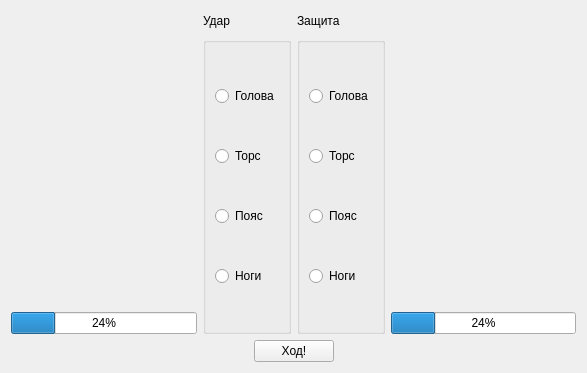
<?xml version="1.0" encoding="UTF-8"?>
<ui version="4.0">
 <class>Form</class>
 <widget class="QWidget" name="Form">
  <property name="geometry">
   <rect>
    <x>0</x>
    <y>0</y>
    <width>587</width>
    <height>373</height>
   </rect>
  </property>
  <property name="windowTitle">
   <string>Form</string>
  </property>
  <layout class="QGridLayout" name="gridLayout">
   <item row="0" column="0">
    <layout class="QVBoxLayout" name="verticalLayout_7">
     <item>
      <layout class="QHBoxLayout" name="horizontalLayout">
       <item>
        <layout class="QVBoxLayout" name="verticalLayout_6">
         <item>
          <widget class="QLabel" name="label_3">
           <property name="text">
            <string>&lt;html&gt;&lt;head/&gt;&lt;body&gt;&lt;p&gt;&lt;img src=&quot;:/newPrefix/atack_on_titans_levi_.jpg&quot;/&gt;&lt;/p&gt;&lt;/body&gt;&lt;/html&gt;</string>
           </property>
          </widget>
         </item>
         <item>
          <widget class="QProgressBar" name="progressBar">
           <property name="value">
            <number>24</number>
           </property>
          </widget>
         </item>
        </layout>
       </item>
       <item>
        <layout class="QVBoxLayout" name="verticalLayout_3" stretch="1,0">
         <item>
          <widget class="QLabel" name="label">
           <property name="maximumSize">
            <size>
             <width>16777215</width>
             <height>20</height>
            </size>
           </property>
           <property name="text">
            <string>Удар</string>
           </property>
          </widget>
         </item>
         <item>
          <widget class="QGroupBox" name="">
           <layout class="QVBoxLayout" name="verticalLayout">
            <item>
             <widget class="QRadioButton" name="radioButton_atack_head">
              <property name="text">
               <string>Голова</string>
              </property>
             </widget>
            </item>
            <item>
             <widget class="QRadioButton" name="radioButton_atack_torso">
              <property name="text">
               <string>Торс</string>
              </property>
             </widget>
            </item>
            <item>
             <widget class="QRadioButton" name="radioButton_atack_belt">
              <property name="text">
               <string>Пояс</string>
              </property>
             </widget>
            </item>
            <item>
             <widget class="QRadioButton" name="radioButton_atack_legs">
              <property name="text">
               <string>Ноги</string>
              </property>
             </widget>
            </item>
           </layout>
          </widget>
         </item>
        </layout>
       </item>
       <item>
        <layout class="QVBoxLayout" name="verticalLayout_4" stretch="1,0">
         <item>
          <widget class="QLabel" name="label_2">
           <property name="maximumSize">
            <size>
             <width>16777215</width>
             <height>20</height>
            </size>
           </property>
           <property name="text">
            <string>Защита</string>
           </property>
          </widget>
         </item>
         <item>
          <widget class="QGroupBox" name="">
           <layout class="QVBoxLayout" name="verticalLayout_2">
            <item>
             <widget class="QRadioButton" name="radioButton_def_head">
              <property name="text">
               <string>Голова</string>
              </property>
             </widget>
            </item>
            <item>
             <widget class="QRadioButton" name="radioButton_def_torso">
              <property name="text">
               <string>Торс</string>
              </property>
             </widget>
            </item>
            <item>
             <widget class="QRadioButton" name="radioButton_def_belt">
              <property name="text">
               <string>Пояс</string>
              </property>
             </widget>
            </item>
            <item>
             <widget class="QRadioButton" name="radioButton_def_legs">
              <property name="text">
               <string>Ноги</string>
              </property>
             </widget>
            </item>
           </layout>
          </widget>
         </item>
        </layout>
       </item>
       <item>
        <layout class="QVBoxLayout" name="verticalLayout_5">
         <item>
          <widget class="QLabel" name="label_4">
           <property name="text">
            <string>&lt;html&gt;&lt;head/&gt;&lt;body&gt;&lt;p&gt;&lt;img src=&quot;:/newPrefix/zeke.jpg&quot;/&gt;&lt;/p&gt;&lt;/body&gt;&lt;/html&gt;</string>
           </property>
          </widget>
         </item>
         <item>
          <widget class="QProgressBar" name="progressBar_2">
           <property name="value">
            <number>24</number>
           </property>
          </widget>
         </item>
        </layout>
       </item>
      </layout>
     </item>
     <item>
      <layout class="QHBoxLayout" name="horizontalLayout_2">
       <item>
        <spacer name="horizontalSpacer_2">
         <property name="orientation">
          <enum>Qt::Horizontal</enum>
         </property>
         <property name="sizeHint" stdset="0">
          <size>
           <width>40</width>
           <height>20</height>
          </size>
         </property>
        </spacer>
       </item>
       <item>
        <widget class="QPushButton" name="pushButton">
         <property name="text">
          <string>Ход!</string>
         </property>
        </widget>
       </item>
       <item>
        <spacer name="horizontalSpacer">
         <property name="orientation">
          <enum>Qt::Horizontal</enum>
         </property>
         <property name="sizeHint" stdset="0">
          <size>
           <width>40</width>
           <height>20</height>
          </size>
         </property>
        </spacer>
       </item>
      </layout>
     </item>
    </layout>
   </item>
  </layout>
 </widget>
 <resources>
  <include location="fc.qrc"/>
 </resources>
 <connections/>
</ui>
